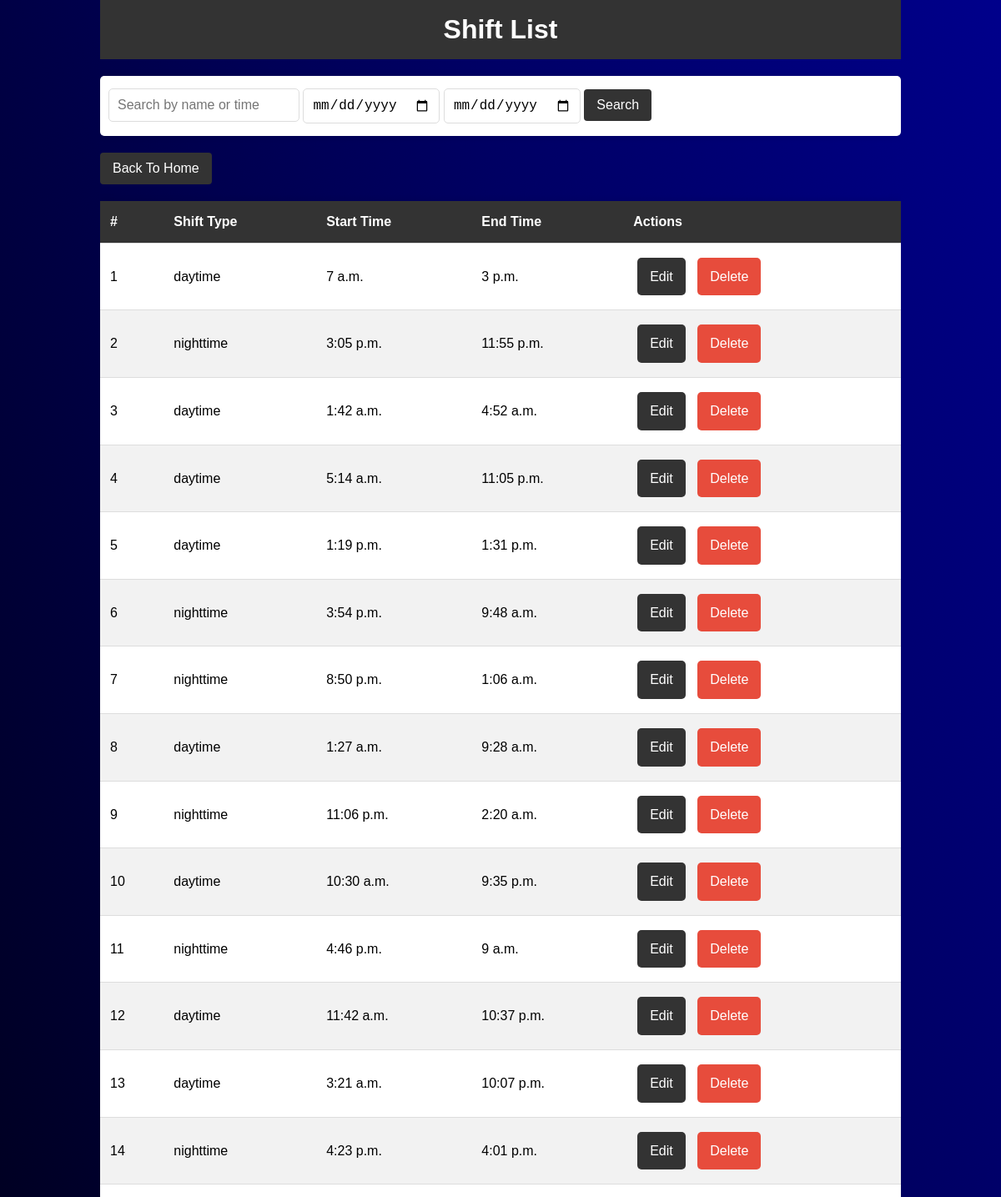
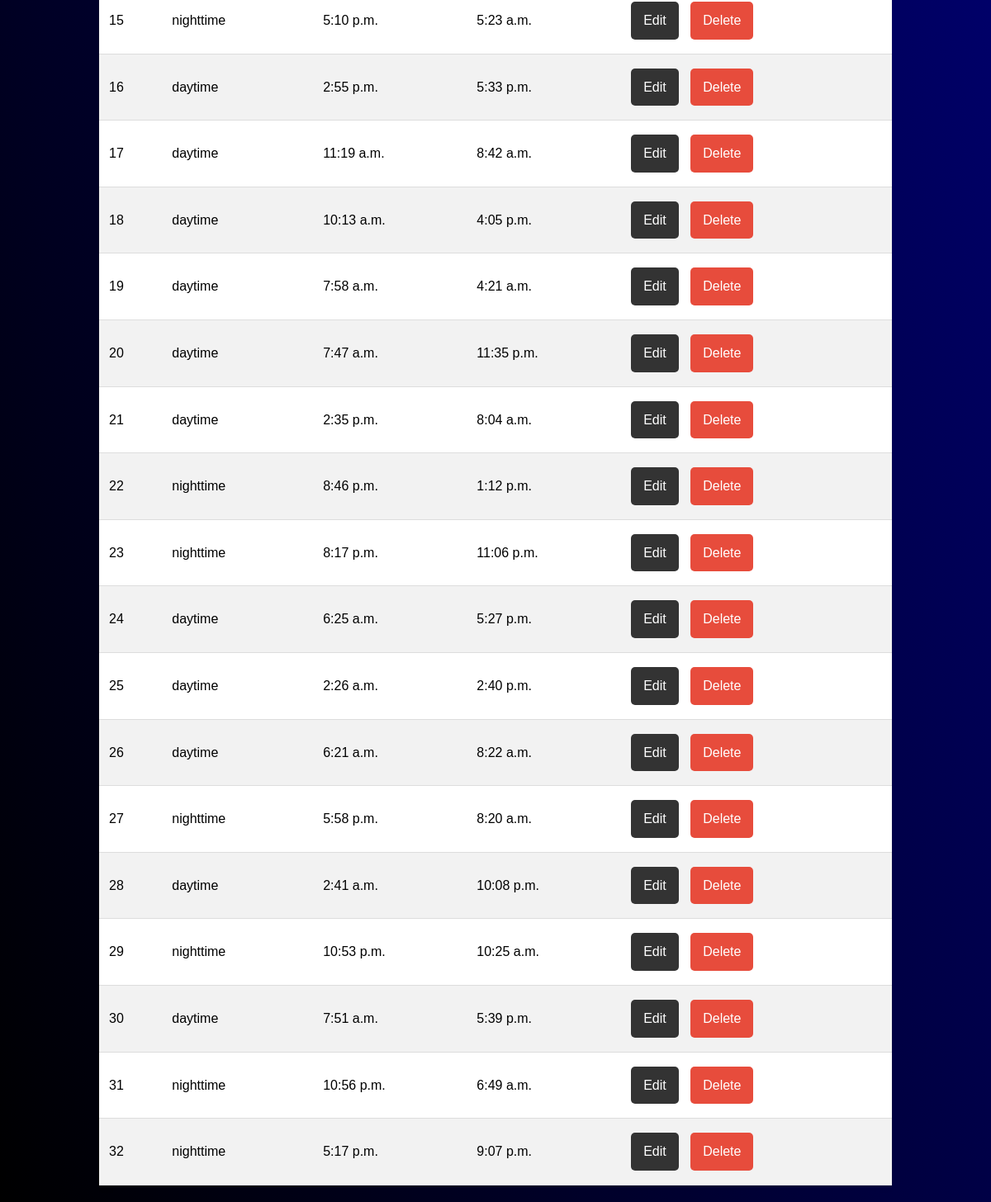
/shifts/, run on the app's committed database (2 pictures, top to bottom).
### dashboard/models.py (models this page shows, shortened)
class Shift(models.Model):
    time = models.TimeField()
    end_time = models.TimeField()
    @property
    def shift_type(self):
        current_time = datetime.now().time()
        if datetime.combine(datetime.now().date(), self.time) < datetime.combine(datetime.now().date(), dt_time(15, 0)):
            return "daytime"
        return "nighttime"

### dashboard/views.py (the view)
# urls.py: path('shifts/', shift_list, name='shift_list'),
def shift_list(request):
    query = request.GET.get('q', '')
    start_time = request.GET.get('start_time', '')
    end_time = request.GET.get('end_time', '')
    shifts = Shift.objects.all()
    if query:
        shifts = shifts.filter(time__icontains=query)
    if start_time:
        try:
            start_time = datetime.strptime(start_time, '%H:%M').time()
            shifts = shifts.filter(time__gte=start_time)
        except ValueError:
            pass
    if end_time:
        try:
            end_time = datetime.strptime(end_time, '%H:%M').time()
            shifts = shifts.filter(end_time__lte=end_time)
        except ValueError:
            pass
    return render(request, 'shift_list.html', {'shifts': shifts})

### dashboard/templates/shift_list.html (shortened to what this page needs)
<!DOCTYPE html>
<html lang="en">
{% load static %}
<head>
    <link rel="stylesheet" href="{% static 'style5.css' %}">
</head>
<body>
    <main>
        <header>
            <h1>Shift List</h1>
        </header>
        <section>
            <form method="GET" action="{% url 'shift_list' %}">
                <input type="text" name="q" placeholder="Search by name or time" value="{{ request.GET.q }}">
                <input type="date" name="start_date" placeholder="Start date" value="{{ request.GET.start_date }}">
                <input type="date" name="end_date" placeholder="End date" value="{{ request.GET.end_date }}">
                <button type="submit" class="button">Search</button>
            </form>
                 <a href="{% url 'index' %}">
                     <button class="button">Back To Home</button>
                 </a>
            <table>
                <thead>
                    <tr>
                        <th>#</th>
                        <th>Shift Type</th>
                        <th>Start Time</th>
                        <th>End Time</th>
                        <th>Actions</th>
                    </tr>
                </thead>
                <tbody>
                    {% for shift in shifts %}
                    <tr>
                        <td>{{ forloop.counter }}</td>
                        <td>{{ shift.shift_type }}</td>
                        <td>{{ shift.time }}</td>
                        <td>{{ shift.end_time }}</td>
                        <td>
                            <a href="{% url 'shift_edit' shift.id %}" class="button">Edit</a>
                            <a href="{% url 'shift_delete' shift.id %}" class="button button2">Delete</a>
                        </td>
                    </tr>
                    {% empty %}
                    <tr>
                        <td colspan="5">No shifts found.</td>
                    </tr>
                    {% endfor %}
                </tbody>
            </table>
        </section>
    </main>
</body>
</html>

### static/style5.css (style rules this page uses)
body { font-family: Arial, sans-serif; line-height: 1.6; margin: 0; padding: 0; background-color: blue; background-image: linear-gradient(to top right, black, darkblue); }
main { width: 80%; margin: auto; overflow: hidden; }
header { background: #333; color: #fff; padding: 10px 0; text-align: center; }
header h1 { margin: 0; }
form { margin: 20px 0; padding: 10px; background: #fff; border-radius: 5px; box-shadow: 0 0 10px rgba(0, 0, 0, 0.1); }
form input[type="text"], form input[type="date"], form button { padding: 10px; margin: 5px 0; border: 1px solid #ddd; border-radius: 5px; font-size: 16px; }
form button { background-color: #333; color: #fff; border: none; cursor: pointer; }
table { width: 100%; border-collapse: collapse; margin: 20px 0; background: #fff; box-shadow: 0 0 10px rgba(0, 0, 0, 0.1); }
table th, table td { padding: 12px; text-align: left; border-bottom: 1px solid #ddd; }
table th { background-color: #333; color: #fff; }
table tr:nth-child(even) { background-color: #f2f2f2; }
table a.button { display: inline-block; padding: 10px 15px; margin: 5px; text-decoration: none; color: #fff; background-color: #333; border-radius: 5px; text-align: center; }
table a.button2 { background-color: #e74c3c; }
.button { padding: 10px 15px; background-color: #333; color: white; border: none; cursor: pointer; border-radius: 4px; text-align: center; text-decoration: none; font-size: 16px; margin-right: 10px; }

### data on the page
Shift: shift_type "daytime", time "7 a.m.", end_time "3 p.m."
Shift: shift_type "nighttime", time "3:05 p.m.", end_time "11:55 p.m."
Shift: shift_type "daytime", time "1:42 a.m.", end_time "4:52 a.m."
Shift: shift_type "daytime", time "5:14 a.m.", end_time "11:05 p.m."
Shift: shift_type "daytime", time "1:19 p.m.", end_time "1:31 p.m."
Shift: shift_type "nighttime", time "3:54 p.m.", end_time "9:48 a.m."
Shift: shift_type "nighttime", time "8:50 p.m.", end_time "1:06 a.m."
Shift: shift_type "daytime", time "1:27 a.m.", end_time "9:28 a.m."
Shift: shift_type "nighttime", time "11:06 p.m.", end_time "2:20 a.m."
Shift: shift_type "daytime", time "10:30 a.m.", end_time "9:35 p.m."
Shift: shift_type "nighttime", time "4:46 p.m.", end_time "9 a.m."
Shift: shift_type "daytime", time "11:42 a.m.", end_time "10:37 p.m."
Shift: shift_type "daytime", time "3:21 a.m.", end_time "10:07 p.m."
Shift: shift_type "nighttime", time "4:23 p.m.", end_time "4:01 p.m."
Shift: shift_type "nighttime", time "5:10 p.m.", end_time "5:23 a.m."
Shift: shift_type "daytime", time "2:55 p.m.", end_time "5:33 p.m."
Shift: shift_type "daytime", time "11:19 a.m.", end_time "8:42 a.m."
Shift: shift_type "daytime", time "10:13 a.m.", end_time "4:05 p.m."
Shift: shift_type "daytime", time "7:58 a.m.", end_time "4:21 a.m."
Shift: shift_type "daytime", time "7:47 a.m.", end_time "11:35 p.m."
Shift: shift_type "daytime", time "2:35 p.m.", end_time "8:04 a.m."
Shift: shift_type "nighttime", time "8:46 p.m.", end_time "1:12 p.m."
Shift: shift_type "nighttime", time "8:17 p.m.", end_time "11:06 p.m."
Shift: shift_type "daytime", time "6:25 a.m.", end_time "5:27 p.m."
Shift: shift_type "daytime", time "2:26 a.m.", end_time "2:40 p.m."
Shift: shift_type "daytime", time "6:21 a.m.", end_time "8:22 a.m."
Shift: shift_type "nighttime", time "5:58 p.m.", end_time "8:20 a.m."
Shift: shift_type "daytime", time "2:41 a.m.", end_time "10:08 p.m."
Shift: shift_type "nighttime", time "10:53 p.m.", end_time "10:25 a.m."
Shift: shift_type "daytime", time "7:51 a.m.", end_time "5:39 p.m."
Shift: shift_type "nighttime", time "10:56 p.m.", end_time "6:49 a.m."
Shift: shift_type "nighttime", time "5:17 p.m.", end_time "9:07 p.m."
